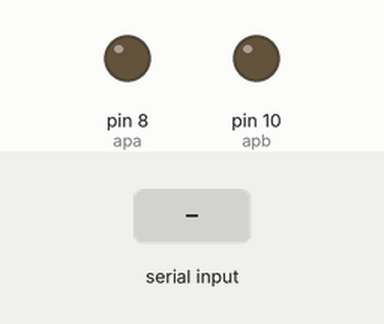
A sketch run on a simulated Arduino Uno, built with avr-gcc and run on an emulated ATmega328P. Shown: output pins drawn as LEDs (lit = HIGH). Inputs (shaded band) come from the test bench. What the sketch prints to the serial monitor is not drawn.

Above: at 1.2 s.
1.3 s: "on light" received over Serial
At 2.9 s:
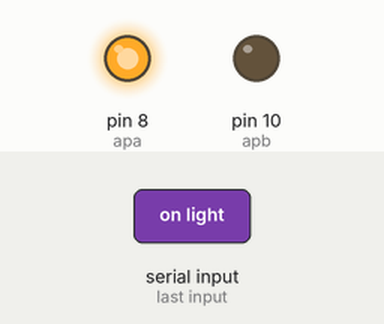
3.8 s: "on fan" received over Serial
At 5.9 s:
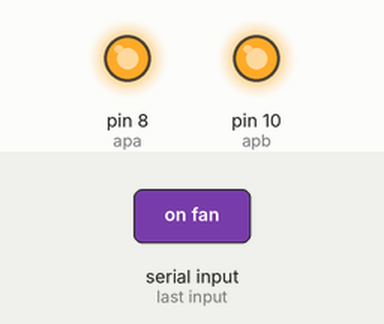
6.3 s: "turn off light" received over Serial
At 8.1 s:
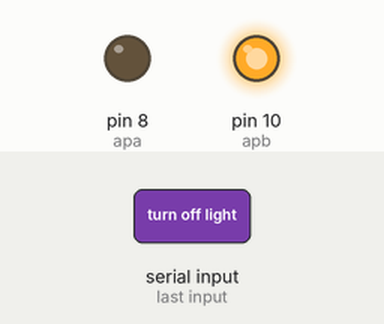
Timing chart, 0 to 9.6 s (numbered marks = the images above; inputs shaded):
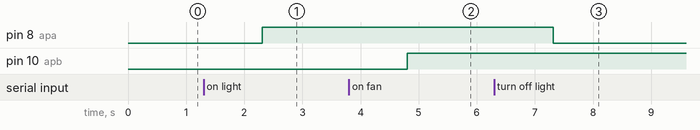

The sketch:

bt_light_control.ino
```cpp
/*
 * ER BROS LAB
 */

#define apa 8
#define apb 10
String btms;

void setup() {
  pinMode(apa, OUTPUT);
  pinMode(apb, OUTPUT);
  digitalWrite(apa, LOW);
  digitalWrite(apb, LOW);
  Serial.begin(9600);
  Serial.println("e r bros lab");

}

void loop() {
  if(Serial.available() ) {
    btms = Serial.readString();
    Serial.print(btms);
  }
  if(btms == "on light") { // change command for turn on the light ( if you want to set different voice command)
    digitalWrite(apa, HIGH);

  }
  if(btms == "turn on light") { // other command to turn on light
    digitalWrite(apa, HIGH);

  }
  if(btms == "light on") {// this also for light
    digitalWrite(apa, HIGH);

  }
  if(btms == "turn off light") { // for turn off light
    digitalWrite(apa, LOW);

  }
  if(btms == "off light") {// other for turn off light
    digitalWrite(apa, LOW);

  }
  if(btms == "light off") { // this is also of turn off light
    digitalWrite(apa, LOW);

  }


  if(btms == "on fan") { // for fan
    digitalWrite(apb, HIGH);

  }
  if(btms == "turn on fan") {
    digitalWrite(apb, HIGH);

    delay(500);
  }
  if(btms == "fan on") {
    digitalWrite(apb, HIGH);

  }
  if(btms == "off fan") {
    digitalWrite(apb, LOW);

  }
  if(btms == "turn off fan") {
    digitalWrite(apb, LOW);

    delay(500);
  }
  if(btms == "fan off") {
    digitalWrite(apb, LOW);

  }
  if(btms == "both on") {
    digitalWrite(apa, HIGH);
    digitalWrite(apb, HIGH);
  }
  if(btms == "both off") {
    digitalWrite(apa, LOW);
    digitalWrite(apb, LOW);
  }
  if(btms == "both are turn on") { // for both
    digitalWrite(apa, HIGH);
    digitalWrite(apb, HIGH);
  }
  if(btms == "both are turn off") {
    digitalWrite(apa, LOW);
    digitalWrite(apb, LOW);
  }
  if (btms == "ON1") {
    digitalWrite(apa, HIGH);
  }
  if (btms == "OFF1") {
    digitalWrite(apa, LOW);
  }
  if (btms == "ON2") {
    digitalWrite(apb, HIGH);
  }
  if (btms == "OFF2") {
    digitalWrite(apb, LOW);
  }


}
```

Measured:
- after the input at 1.3 s, pin 8 (apa): LOW → HIGH after 1.0 s
- after the input at 3.8 s, pin 10 (apb): LOW → HIGH after 1.0 s
- after the input at 6.3 s, pin 8 (apa): HIGH → LOW after 1.0 s
